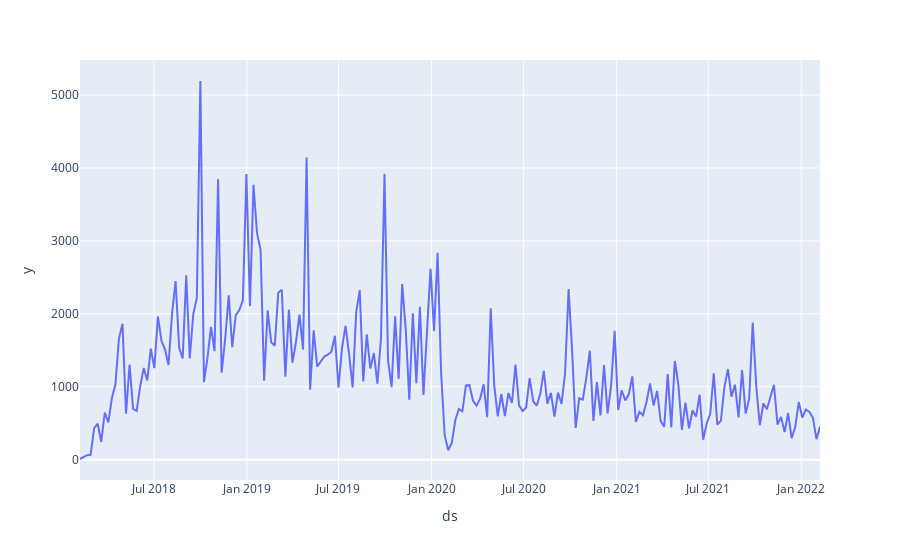

The cell this chart's notebook holds for it:
### Code cell
Seriesfig = px.line(df, x="ds", y="y")
Seriesfig.show()

### Figure 1 — Plotly figure (JSON) as saved in the notebook; plotly's stock layout.template omitted (floating-point values rounded to 4 significant figures; data arrays with more than 128 entries replaced by an {"elided": "..."} marker saying what was removed)
{"data": [{"hovertemplate": "ds=%{x}<br>y=%{y}<extra></extra>", "legendgroup": "", "line": {"color": "#636efa", "dash": "solid"}, "marker": {"symbol": "circle"}, "mode": "lines", "name": "", "orientation": "v", "showlegend": false, "type": "scatter", "x": {"elided": "210 str values"}, "xaxis": "x", "y": {"elided": "210 int values"}, "yaxis": "y"}], "layout": {"legend": {"tracegroupgap": 0}, "margin": {"t": 60}, "xaxis": {"anchor": "y", "domain": [0, 1], "title": {"text": "ds"}}, "yaxis": {"anchor": "x", "domain": [0, 1], "title": {"text": "y"}}}}
